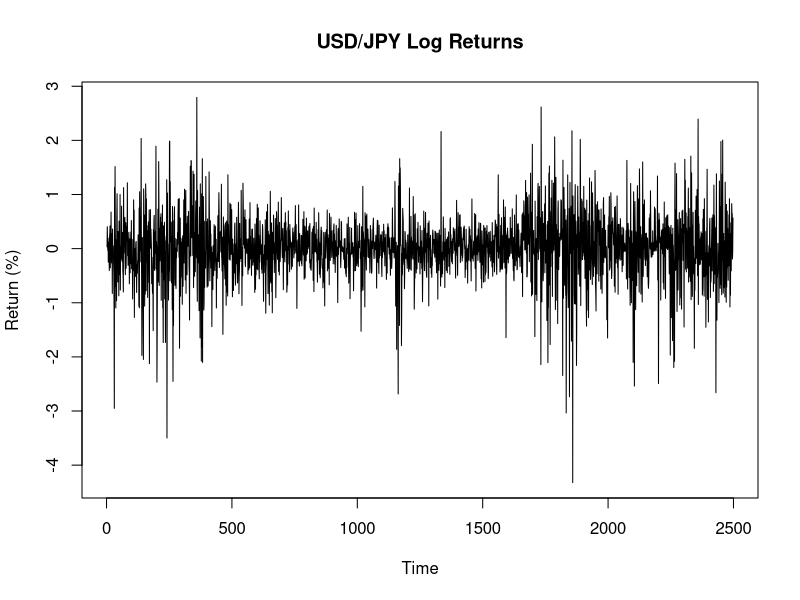
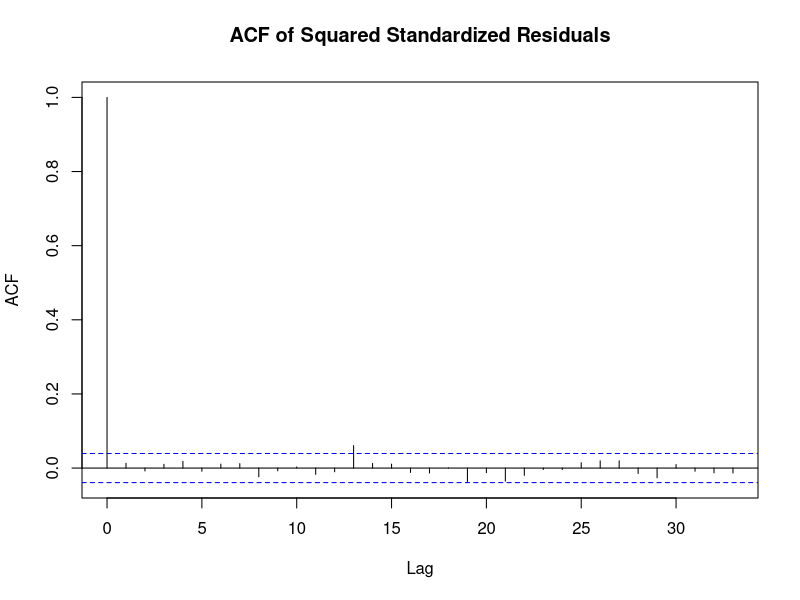
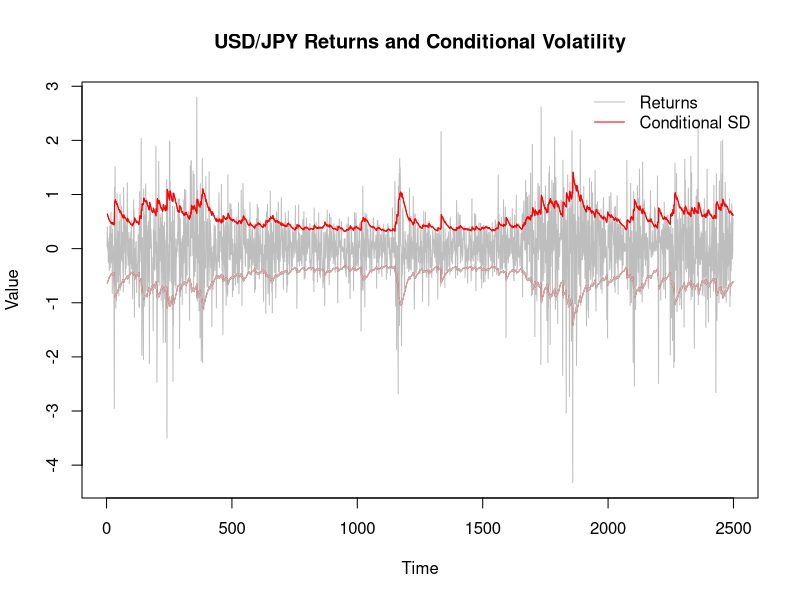

Recreate these plots in R, in order.
# -----------------------------------------------------------------------------
# Final R Script for the Analysis of USD/JPY Exchange Rate Volatility
# -----------------------------------------------------------------------------

# 1. SETUP: Load necessary libraries
# -----------------------------------------------------------------------------
# The 'tseries' package is needed for GARCH modeling and tests.
# The 'knitr' package is used for creating a clean table of coefficients.
library(tseries)
library(knitr)


# 2. DATA PREPARATION: Load and process the data
# -----------------------------------------------------------------------------
# Load the daily USD/JPY exchange rate data from the CSV file.
# The file is expected to have columns: DATE and DEXJPUS.
jpy_data <- read.csv("DEXJPUS.csv", header = TRUE, na.strings = ".")

# Remove rows with missing values, which correspond to non-trading days.
jpy_data <- na.omit(jpy_data)

# Convert the price column into a time series object.
price <- ts(jpy_data$DEXJPUS)

# Calculate log returns to get a stationary series.
# Multiply by 100 to express as a percentage.
returns <- diff(log(price)) * 100


# 3. EXPLORATORY ANALYSIS & PRE-MODELING TESTS
# -----------------------------------------------------------------------------
# This section generates the plot and test result for the "Data and Stylized Facts" section.

# Create the plot of log returns (Figure 1 in the report).
plot(returns, main = "USD/JPY Log Returns", ylab = "Return (%)",
     xlab = "Time")

# Formal Ljung-Box test for ARCH effects on the squared returns.
# A small p-value confirms volatility clustering.
Box.test(returns^2, lag = 12, type = "Ljung-Box")


# 4. GARCH MODELING: Estimation and Diagnostics
# -----------------------------------------------------------------------------
# This section fits the GARCH(1,1) model and prepares outputs for the report.

# Specify and estimate the GARCH(1,1) model.
garch_model <- garch(returns, order = c(1, 1))

# Display the estimated coefficients in a clean table (Table 1 in the report).
knitr::kable(
  summary(garch_model)$coef,
  col.names = c("Estimate", "Std. Error", "t value", "Pr(>|t|)"),
  caption = "GARCH(1,1) Model Coefficients"
)

# Extract standardized residuals for diagnostic checking.
std_residuals <- residuals(garch_model)
std_residuals <- na.omit(std_residuals)

# Create the ACF plot of the squared standardized residuals (Figure 2 in the report).
# This confirms that the model has captured the volatility clustering.
acf(std_residuals^2, main = "ACF of Squared Standardized Residuals")

# Perform the final Ljung-Box test on the squared standardized residuals.
# A large p-value indicates the model is a good fit.
Box.test(std_residuals^2, lag = 12, type = "Ljung-Box")


# 5. FINAL VISUALIZATION: Plotting Volatility
# -----------------------------------------------------------------------------
# This section generates the final plot showing returns and estimated volatility.

# The fitted() function returns a time series of conditional standard deviations.
cond_volatility <- fitted(garch_model)

# Use ts.plot() to correctly align and plot the returns and volatility bands.
ts.plot(returns, cond_volatility, -cond_volatility,
        main = "USD/JPY Returns and Conditional Volatility",
        ylab = "Value",
        gpars = list(col = c("grey", "red", "red")))

# Add a legend to the plot.
legend("topright", legend = c("Returns", "Conditional SD"),
       col = c("grey", "red"), lty = 1, bty = "n")

